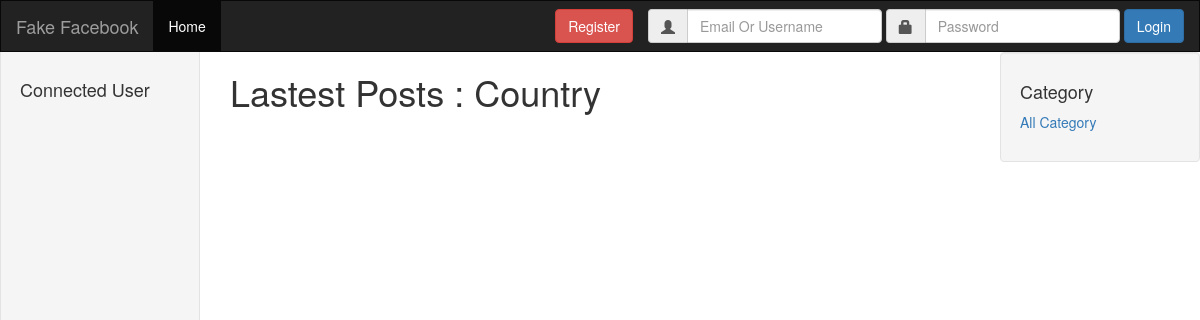
The page /?cat=country on the database as committed earlier.
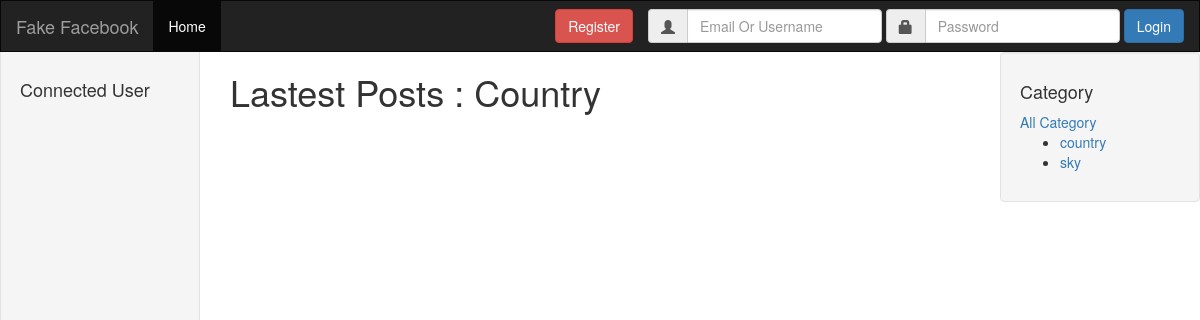
The same page on the database as committed later.
### tables this page shows
CREATE TABLE `category` (
  `id` int(11) NOT NULL,
  `name` varchar(255) NOT NULL
);

### functions/parameters.php (called while the page is built, shortened)
<?php
$current_page = basename($_SERVER['PHP_SELF']);
$nameWebsite = "Fake Facebook";

### functions/functions.php (called while the page is built, shortened)
<?php
function getCategories($bdd)
{
    $datas = $bdd->query("SELECT * FROM `category`");
    $data = array();
    while ($result = $datas->fetch()) {
        array_push($data, $result);
    }
    return $data;
}

### view/side_bar/side_bar_right.php (the view)
<p class="h4">Category</p>
<a href="/">All Category</a>
<ul>
    <?php
    $allCat = getCategories($bdd);
    foreach ($allCat as $cat) { ?>
        <li><a href="/?cat=<?= $cat["name"]; ?>"><?= $cat["name"]; ?></a></li>
    <?php } ?>
</ul>

### view/header.php (shortened to what this page needs)
<?php
include_once($_SERVER['DOCUMENT_ROOT'] . "/functions/_functions.php");
?>
<!DOCTYPE html>
<html lang="en">
<head>
    <link rel="stylesheet" href="/view/library/bootstrap-3.3.7-dist/css/bootstrap.min.css">
    <link rel="stylesheet" href="/view/library/font-awesome-4.7.0/css/font-awesome.min.css">
    <link rel="stylesheet" href="/view/css/chat.css">
    <link rel="stylesheet" href="/view/css/style.css">
</head>
<body>
<header>
    <nav class="navbar navbar-inverse">
        <div class="container-fluid">
            <div class="navbar-header">
                <a class="navbar-brand" href="/"><?= $nameWebsite; ?></a>
            </div>
            <ul class="nav navbar-nav">
                <li class="<?php echo ($current_page == 'index.php') ? 'active' : NULL ?>"><a href="/">Home</a></li>
            </ul>
            <?php if (!isset($_SESSION) OR (empty($_SESSION))): ?>
                <form class="navbar-form navbar-right" method="POST">
                    <div class="input-group">
                        <span class="input-group-addon"><i class="glyphicon glyphicon-user"></i></span>
                        <input type="text" class="form-control" name="emailUsername" value=""
                               placeholder="Email Or Username">
                    </div>
                    <div class="input-group">
                        <span class="input-group-addon"><i class="glyphicon glyphicon-lock"></i></span>
                        <input type="password" class="form-control" name="password" value="" placeholder="Password">
                    </div>
                    <button type="submit" name="loginUser" class="btn btn-primary">Login</button>
                </form>
                <div style="margin-top:8px;">
                    <button style="float:right" data-toggle="modal" data-target="#registerModal" class="btn btn-danger">
                        Register
                    </button>
                </div>
            <?php endif; ?>
        </div>
    </nav>
</header>
<div class="col-xs-8 col-xs-offset-2">

### index.php (shortened to what this page needs)
<?php
include_once("view/header.php");
?>
    <div class="container paddingBot30">
        <h1>Lastest Posts
            <?php
            if (isset($_GET["cat"]) AND $_GET["cat"] != '') {
                echo " : " . ucfirst($_GET["cat"]);
            }
            ?>
        </h1>
        <div class="col-xs-8 col-xs-offset-2">
        </div>
    </div>
<?php
include_once("view/footer.php");
?>

### view/footer.php (shortened to what this page needs)
</div>
<div class="col-xs-2 well" id="side_bar">
    <?php include_once($_SERVER['DOCUMENT_ROOT'] . "/view/side_bar/side_bar.php"); ?>
</div>
<div class="col-xs-2 well">
    <?php include_once($_SERVER['DOCUMENT_ROOT'] . "/view/side_bar/side_bar_right.php"); ?>
</div>
<div id="allChatBox" class="container" style="z-index: 1;height: 1px"></div>
</body>
</html>

### view/side_bar/side_bar.php (shortened to what this page needs)
<div id="divBeforeSideBar" style="width: 100%;"></div>
<p class="h4">Connected User</p>

### view/css/style.css (style rules this page uses)
body { overflow-x: hidden; }
#side_bar { position: fixed; top: 0px; z-index: -1; border-radius: 0; }
nav { margin-bottom: 0px !important; border-radius: 0px !important; }
.container { width: 100% !important; }
.paddingBot30 { padding-bottom: 30px; }

Rows that differ between the two databases and show on the page:
added category: name "country"
added category: name "sky"
